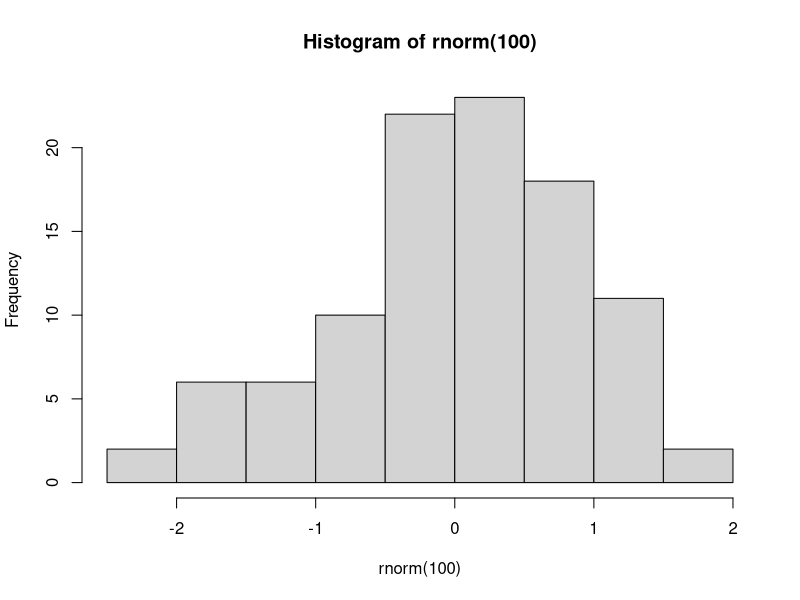

This chart was generated by the following R code:
## ---- chunk 1
hist(rnorm(100))
